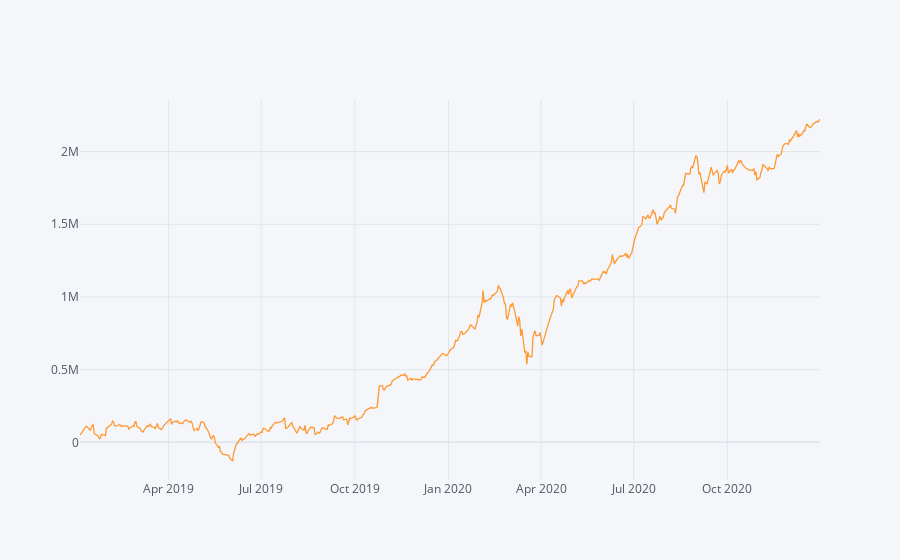

The code cell stored with this chart in its notebook:
### Code cell
# on affiche la perfomances de notre prtf

actifs[['perfomances_prtf']].cumsum().iplot(kind='line')

### Figure 1 — Plotly figure (JSON) as saved in the notebook; plotly's stock layout.template omitted (floating-point values rounded to 4 significant figures; data arrays with more than 128 entries replaced by an {"elided": "..."} marker saying what was removed)
{"data": [{"line": {"color": "rgba(255, 153, 51, 1.0)", "dash": "solid", "shape": "linear", "width": 1.3}, "mode": "lines", "name": "perfomances_prtf", "text": "", "type": "scatter", "x": {"elided": "503 str values"}, "y": {"elided": "503 float values"}}], "layout": {"legend": {"bgcolor": "#F5F6F9", "font": {"color": "#4D5663"}}, "paper_bgcolor": "#F5F6F9", "plot_bgcolor": "#F5F6F9", "title": {"font": {"color": "#4D5663"}}, "xaxis": {"gridcolor": "#E1E5ED", "showgrid": true, "tickfont": {"color": "#4D5663"}, "title": {"font": {"color": "#4D5663"}, "text": ""}, "zerolinecolor": "#E1E5ED"}, "yaxis": {"gridcolor": "#E1E5ED", "showgrid": true, "tickfont": {"color": "#4D5663"}, "title": {"font": {"color": "#4D5663"}, "text": ""}, "zerolinecolor": "#E1E5ED"}}}
